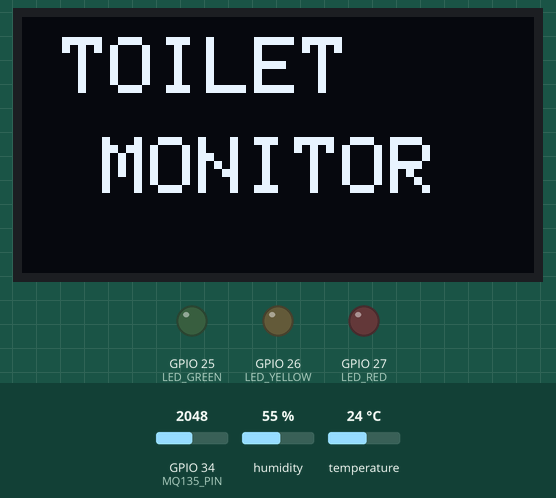
This sketch was run on a simulated ESP32. Shown: 128×64 one-colour display, output pins drawn as LEDs (lit = HIGH). Inputs (shaded band) come from the test bench; at power-on: GPIO 34 (MQ135_PIN) = 2048, humidity 55 %, temperature 24 °C (analog values on the 0–4095 scale). What the sketch prints to the serial monitor is not drawn.

Above: at 0.1 s.
At 2.1 s:
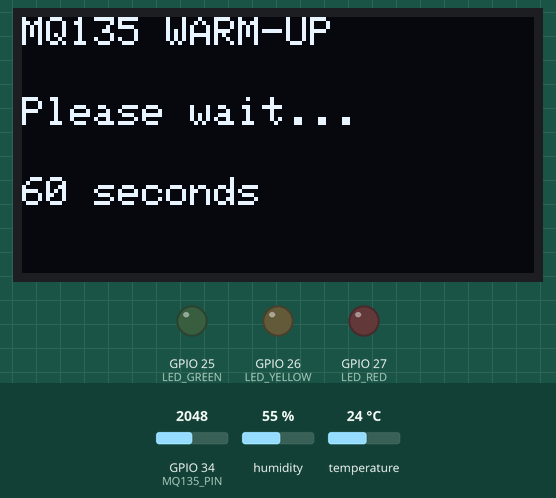
At 72.2 s:
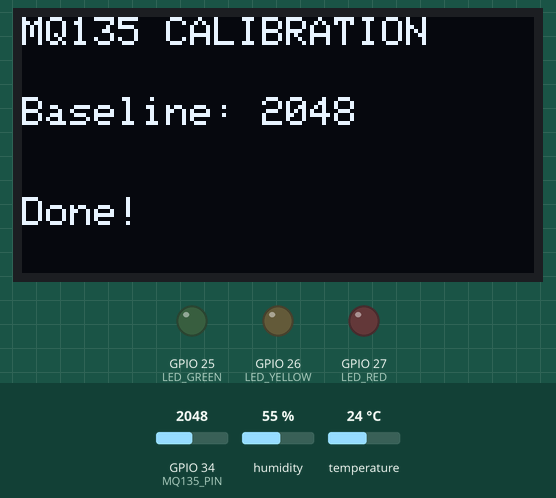
At 74.2 s:
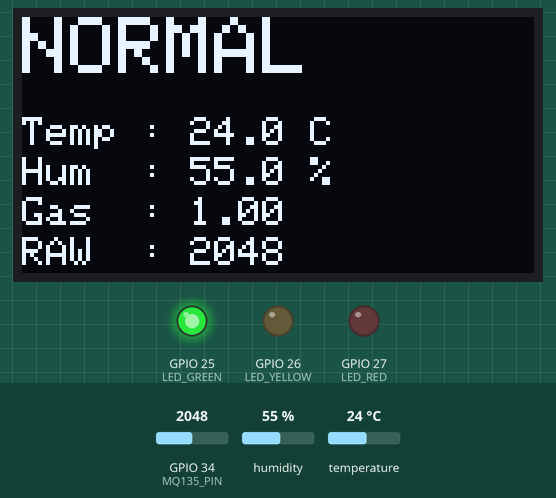
Timing chart, 0 to 75.7 s (numbered marks = the images above):
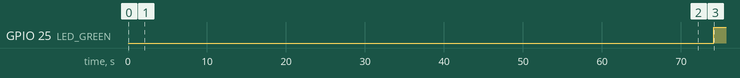

The sketch:

LetSens_Toilet_V1.ino
```cpp
/*
 * =====================================================================
 *   LetSens Toilet - Toilet Environment Monitoring System
 * =====================================================================
 *
 *   Produk      : LetSens Toilet
 *   Versi       : 1.0
 *   Firmware    : v1.0
 *   Dibuat oleh : M. Ibrahim Yusuf
 *
 * -----------------------------------------------------------------------
 *   DESKRIPSI SENSOR & KOMPONEN
 * -----------------------------------------------------------------------
 *
 *   1. DHT11 (Pin GPIO4)
 *      Sensor suhu dan kelembapan udara. Digunakan untuk memantau
 *      kondisi termal di dalam toilet. Jika suhu melebihi ambang batas
 *      (TEMP_WARNING), sistem akan menampilkan status WARNING.
 *
 *   2. MQ135 (Pin GPIO34 - Analog)
 *      Sensor gas kualitas udara, mendeteksi keberadaan gas seperti
 *      amonia, CO2, dan senyawa organik volatil lainnya (indikator bau
 *      tidak sedap / kualitas udara buruk). Pembacaan mentah (raw) akan
 *      dibandingkan dengan nilai baseline hasil kalibrasi untuk
 *      menghasilkan "Gas Index". Semakin tinggi Gas Index, semakin
 *      buruk kualitas udara dibanding kondisi normal (baseline).
 *        - Gas Index >= GAS_WARNING  -> status WARNING
 *        - Gas Index >= GAS_CRITICAL -> status CRITICAL
 *
 *   3. LED Indikator
 *      - LED_GREEN  (Pin GPIO25) : Menyala saat kondisi NORMAL
 *                                  (suhu & gas dalam batas aman).
 *      - LED_YELLOW (Pin GPIO26) : Menyala saat kondisi WARNING
 *                                  (suhu tinggi dan/atau gas mulai
 *                                  terdeteksi di atas ambang WARNING).
 *      - LED_RED    (Pin GPIO27) : Berkedip (blink) saat kondisi
 *                                  CRITICAL (gas index mencapai level
 *                                  berbahaya) atau saat sensor DHT11
 *                                  gagal terbaca (indikasi error).
 *
 * =====================================================================
 */

#include <Wire.h>
#include <Adafruit_GFX.h>
#include <Adafruit_SSD1306.h>
#include <DHT.h>

// =====================================================
// PIN
// =====================================================

#define DHT_PIN 4
#define DHT_TYPE DHT11

#define MQ135_PIN 34

#define LED_GREEN 25
#define LED_YELLOW 26
#define LED_RED 27

// OLED
#define OLED_SDA 21
#define OLED_SCL 22

#define SCREEN_WIDTH 128
#define SCREEN_HEIGHT 64
#define OLED_RESET -1

Adafruit_SSD1306 display(
  SCREEN_WIDTH,
  SCREEN_HEIGHT,
  &Wire,
  OLED_RESET
);

DHT dht(DHT_PIN, DHT_TYPE);


// =====================================================
// PARAMETER SUHU
// =====================================================

const float TEMP_WARNING = 33.0;


// =====================================================
// PARAMETER GAS
// =====================================================

const float GAS_WARNING = 1.50;
const float GAS_CRITICAL = 2.00;


// =====================================================
// MQ135
// =====================================================

float gasBaseline = 0;


// =====================================================
// BLINK LED MERAH
// =====================================================

unsigned long previousMillis = 0;

const unsigned long BLINK_INTERVAL = 500;

bool redState = false;


// =====================================================
// SETUP
// =====================================================

void setup() {

  Serial.begin(115200);

  // -------------------------
  // DHT11
  // -------------------------

  dht.begin();


  // -------------------------
  // LED
  // -------------------------

  pinMode(LED_GREEN, OUTPUT);
  pinMode(LED_YELLOW, OUTPUT);
  pinMode(LED_RED, OUTPUT);

  digitalWrite(LED_GREEN, LOW);
  digitalWrite(LED_YELLOW, LOW);
  digitalWrite(LED_RED, LOW);


  // -------------------------
  // ADC
  // -------------------------

  analogReadResolution(12);


  // -------------------------
  // OLED
  // -------------------------

  Wire.begin(OLED_SDA, OLED_SCL);

  if (!display.begin(SSD1306_SWITCHCAPVCC, 0x3C)) {

    Serial.println("OLED tidak ditemukan!");

    while (true) {
      delay(1000);
    }
  }


  // Tampilan awal OLED

  display.clearDisplay();

  display.setTextColor(SSD1306_WHITE);

  display.setTextSize(2);

  display.setCursor(10, 5);
  display.println("TOILET");

  display.setCursor(20, 30);
  display.println("MONITOR");

  display.display();

  delay(2000);


  // -------------------------
  // MQ135 WARM-UP
  // -------------------------

  Serial.println();
  Serial.println("================================");
  Serial.println("      ESP32 TOILET MONITOR");
  Serial.println("================================");

  Serial.println();
  Serial.println("MQ135 sedang dipanaskan...");
  Serial.println("Tunggu 60 detik.");

  display.clearDisplay();

  display.setTextSize(1);

  display.setCursor(0, 0);
  display.println("MQ135 WARM-UP");

  display.setCursor(0, 20);
  display.println("Please wait...");

  display.setCursor(0, 40);
  display.println("60 seconds");

  display.display();


  delay(60000);


  // -------------------------
  // KALIBRASI
  // -------------------------

  calibrateMQ135();


  Serial.println();
  Serial.println("Kalibrasi selesai.");
  Serial.println("Monitoring dimulai.");
  Serial.println();
}


// =====================================================
// LOOP
// =====================================================

void loop() {

  // ===================================================
  // DHT11
  // ===================================================

  float temperature = dht.readTemperature();
  float humidity = dht.readHumidity();


  // ===================================================
  // CEK DHT11
  // ===================================================

  if (isnan(temperature) || isnan(humidity)) {

    Serial.println("ERROR: DHT11 tidak terbaca!");

    digitalWrite(LED_GREEN, LOW);
    digitalWrite(LED_YELLOW, LOW);

    blinkRed();

    displayError();

    delay(2000);

    return;
  }


  // ===================================================
  // MQ135
  // ===================================================

  int mqRaw = analogRead(MQ135_PIN);


  // ===================================================
  // GAS INDEX
  // ===================================================

  float gasIndex = mqRaw / gasBaseline;


  // ===================================================
  // STATUS
  // ===================================================

  bool temperatureWarning =
    temperature > TEMP_WARNING;

  bool gasWarning =
    gasIndex >= GAS_WARNING;

  bool gasCritical =
    gasIndex >= GAS_CRITICAL;


  // ===================================================
  // STATUS + LED
  // ===================================================

  if (gasCritical) {

    // -------------------------
    // CRITICAL
    // -------------------------

    digitalWrite(LED_GREEN, LOW);
    digitalWrite(LED_YELLOW, LOW);

    blinkRed();

    showOLED(
      temperature,
      humidity,
      mqRaw,
      gasIndex,
      "CRITICAL"
    );

    Serial.println("STATUS : CRITICAL");

  }

  else if (temperatureWarning || gasWarning) {

    // -------------------------
    // WARNING
    // -------------------------

    digitalWrite(LED_GREEN, LOW);
    digitalWrite(LED_YELLOW, HIGH);
    digitalWrite(LED_RED, LOW);

    redState = false;

    showOLED(
      temperature,
      humidity,
      mqRaw,
      gasIndex,
      "WARNING"
    );

    Serial.println("STATUS : WARNING");

  }

  else {

    // -------------------------
    // NORMAL
    // -------------------------

    digitalWrite(LED_GREEN, HIGH);
    digitalWrite(LED_YELLOW, LOW);
    digitalWrite(LED_RED, LOW);

    redState = false;

    showOLED(
      temperature,
      humidity,
      mqRaw,
      gasIndex,
      "NORMAL"
    );

    Serial.println("STATUS : NORMAL");
  }


  // ===================================================
  // SERIAL MONITOR
  // ===================================================

  Serial.println("--------------------------------");

  Serial.print("Suhu       : ");
  Serial.print(temperature, 1);
  Serial.println(" C");

  Serial.print("Kelembapan : ");
  Serial.print(humidity, 1);
  Serial.println(" %");

  Serial.print("MQ135 RAW  : ");
  Serial.println(mqRaw);

  Serial.print("Baseline   : ");
  Serial.println(gasBaseline, 1);

  Serial.print("Gas Index  : ");
  Serial.println(gasIndex, 2);

  Serial.println("--------------------------------");
  Serial.println();


  delay(2000);
}


// =====================================================
// OLED DISPLAY
// =====================================================

void showOLED(
  float temperature,
  float humidity,
  int mqRaw,
  float gasIndex,
  const char* status
) {

  display.clearDisplay();

  display.setTextColor(SSD1306_WHITE);


  // -------------------------
  // STATUS
  // -------------------------

  display.setTextSize(2);

  display.setCursor(0, 0);

  display.println(status);


  // -------------------------
  // SUHU
  // -------------------------

  display.setTextSize(1);

  display.setCursor(0, 25);

  display.print("Temp : ");
  display.print(temperature, 1);
  display.println(" C");


  // -------------------------
  // HUMIDITY
  // -------------------------

  display.setCursor(0, 35);

  display.print("Hum  : ");
  display.print(humidity, 1);
  display.println(" %");


  // -------------------------
  // GAS
  // -------------------------

  display.setCursor(0, 45);

  display.print("Gas  : ");
  display.print(gasIndex, 2);


  // -------------------------
  // RAW
  // -------------------------

  display.setCursor(0, 55);

  display.print("RAW  : ");
  display.print(mqRaw);


  display.display();
}


// =====================================================
// OLED ERROR
// =====================================================

void displayError() {

  display.clearDisplay();

  display.setTextColor(SSD1306_WHITE);

  display.setTextSize(2);

  display.setCursor(0, 0);
  display.println("ERROR");

  display.setTextSize(1);

  display.setCursor(0, 30);
  display.println("DHT11 tidak");

  display.setCursor(0, 42);
  display.println("terbaca!");

  display.display();
}


// =====================================================
// KALIBRASI MQ135
// =====================================================

void calibrateMQ135() {

  const int samples = 100;

  long total = 0;

  Serial.println("Mengambil baseline MQ135...");

  for (int i = 0; i < samples; i++) {

    int value = analogRead(MQ135_PIN);

    total += value;

    delay(100);
  }

  gasBaseline = (float)total / samples;

  Serial.print("Baseline MQ135 = ");
  Serial.println(gasBaseline);


  // OLED

  display.clearDisplay();

  display.setTextColor(SSD1306_WHITE);

  display.setTextSize(1);

  display.setCursor(0, 0);
  display.println("MQ135 CALIBRATION");

  display.setCursor(0, 20);
  display.print("Baseline: ");

  display.println(gasBaseline, 0);

  display.setCursor(0, 45);
  display.println("Done!");

  display.display();

  delay(2000);
}


// =====================================================
// BLINK LED MERAH
// =====================================================

void blinkRed() {

  unsigned long currentMillis = millis();

  if (currentMillis - previousMillis >= BLINK_INTERVAL) {

    previousMillis = currentMillis;

    redState = !redState;

    digitalWrite(LED_RED, redState);
  }
}
```

Measured:
- by itself, GPIO 25 (LED_GREEN): LOW → HIGH at 74.1 s
- what the display in image 1 shows lasts 70.0 s, from 2.1 s to 72.1 s
- what the display in image 2 shows lasts 2.1 s, from 72.1 s to 74.2 s
